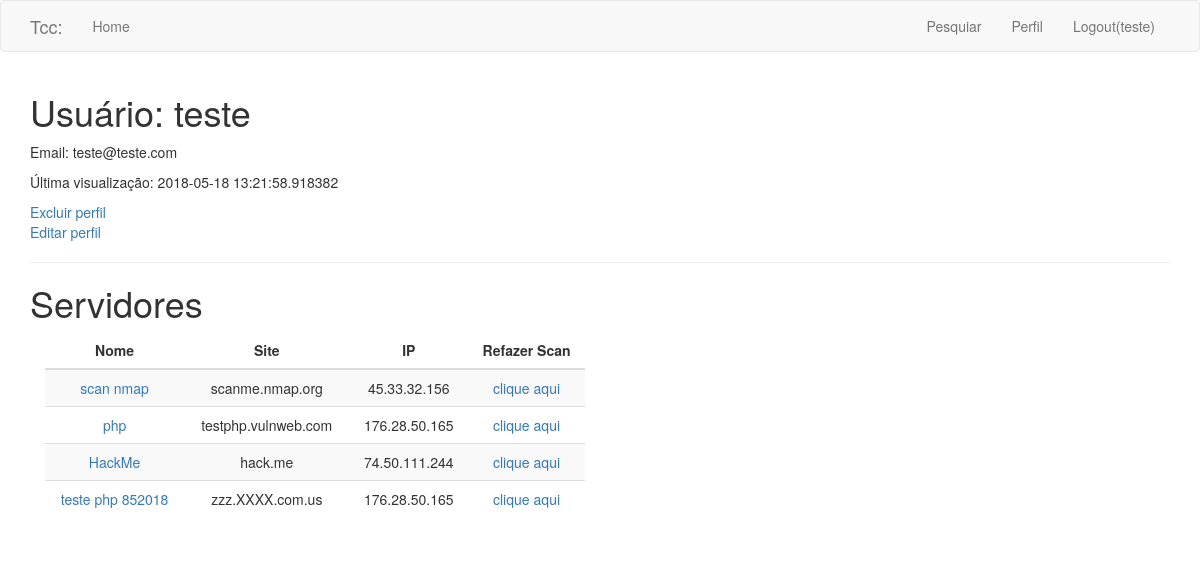
The app's page /usuario/teste (signed in) with its own data.
### app/models.py (models this page shows, shortened)
class Usuario(UserMixin, db.Model):
    id = db.Column(db.Integer, primary_key=True)
    nome = db.Column(db.String(64), index=True, unique=True)
    email = db.Column(db.String(120), index=True, unique=True)
    password_hash = db.Column(db.String(128))
    last_seen = db.Column(db.DateTime, default=datetime.utcnow)
    resultados = db.relationship('Dados', backref='autor_usuario', lazy='dynamic')
    rel_servidor = db.relationship('Servidor', backref='rel_usuario', lazy='dynamic')

class Servidor(db.Model):
    id = db.Column(db.Integer, primary_key=True)
    nome = db.Column(db.String(140), unique=True)#remover esta coluna
    url = db.Column(db.String(255))
    ip = db.Column(db.String(25))
    usuario_id = db.Column(db.Integer, db.ForeignKey('usuario.id'))
    resultados = db.relationship('Dados', backref='autor_servidor', lazy='dynamic')

### app/routes.py (the view)
@app.route('/usuario/<username>')
@login_required
def user(username):
    user = Usuario.query.filter_by(nome=username).first_or_404()
    dados = Dados.query.filter_by(usuario_id=current_user.id)
    servidores = Servidor.query.filter_by(usuario_id=current_user.id)
    return render_template('user.html', title='Perfil de usuário', user=user, dados=dados, servidores=servidores)

### app/models.py (called while the page is built)
@login.user_loader
def load_user(id):
    return Usuario.query.get(int(id))

### app/routes.py (called while the page is built)
@app.before_request
def before_request():
    if current_user.is_authenticated:
        current_user.last_seen = datetime.utcnow()
        db.session.commit()

### app/templates/user.html
{% extends "base.html" %}
{% block app_content %}
    <h1>Usuário: {{ user.nome }}</h1>
    <p>Email: {{ user.email }}</p>
    {% if user.last_seen %}
        <p>Última visualização: {{ user.last_seen }}</p>
    {% endif %}
    <a href="{{ url_for('deletar') }}">Excluir perfil</a>
    {% if user == current_user %}
        <p><a href="{{ url_for('edit_profile') }}">Editar perfil</a></p>
    {% endif %}
    <hr>
        <h1>Servidores</h1>
        <div class="table-responsive col-md-6">
        	<table class="table table-striped border-spacing padding">
        	<thead>
        		<tr>
                    <th class="text-center">Nome</th>
                    <th class="text-center">Site</th>
                    <th class="text-center">IP</th>
                    <th class="text-center">Refazer Scan</th>
                </tr>
            </thead>
        {% for servidor in servidores %}
        <tr class="text-center">
            <td><a href="{{ url_for('dados', nome=servidor.nome) }}">{{ servidor.nome }}</a></td>
            <td>{{ servidor.url }}</td>
            <td>{{ servidor.ip }}</td>
            <td><a href="{{ url_for('refazer', ip=servidor.ip , nome=servidor.nome, url=servidor.url, user=current_user.id) }}">clique aqui</a></td>
        </tr>
        {% endfor %}
    </table>
    </div>
{% endblock %}

### app0/templates/base.html (shortened to what this page needs)
{% extends 'bootstrap/base.html' %}
{% block navbar %}
<nav class="navbar navbar-default">
    <div class="container">
        <div class="navbar-header">
        <a class="navbar-brand" href="{{ url_for('index') }}">Tcc:</a>
    </div>
    <div class="collapse navbar-collapse" id="bs-example-navbar-collapse-1">
        <ul class="nav navbar-nav">
            <li><a href="{{ url_for('index') }}">Home</a></li>
        </ul>
        <ul class="nav navbar-nav navbar-right">
        {% if current_user.is_anonymous %}
            <li><a href="{{ url_for('login') }}">Login</a></li>
        {% else %}
            <li><a href="{{ url_for('servidor') }}">Pesquiar</a></li>
            <li><a href="{{ url_for('user', username=current_user.nome) }}">Perfil</a></li>
            <li><a href="{{ url_for('logout') }}">Logout({{ current_user.nome }})</a></li>
        {% endif %}
        </ul>
        </div>
    </div>
</nav>
{% endblock %}
{% block content %}
    <div class="container">
        {% block app_content %}{% endblock %}
    </div>
{% endblock %}

### records on screen
Usuario: nome "teste", email "teste@teste.com", last_seen "2018-05-18 13:21:58.918382"
Servidor: nome "scan nmap", url "scanme.nmap.org", ip "45.33.32.156"
Servidor: nome "php", url "testphp.vulnweb.com", ip "176.28.50.165"
Servidor: nome "HackMe", url "hack.me", ip "74.50.111.244"
Servidor: nome "teste php 852018", url "zzz.XXXX.com.us", ip "176.28.50.165"
